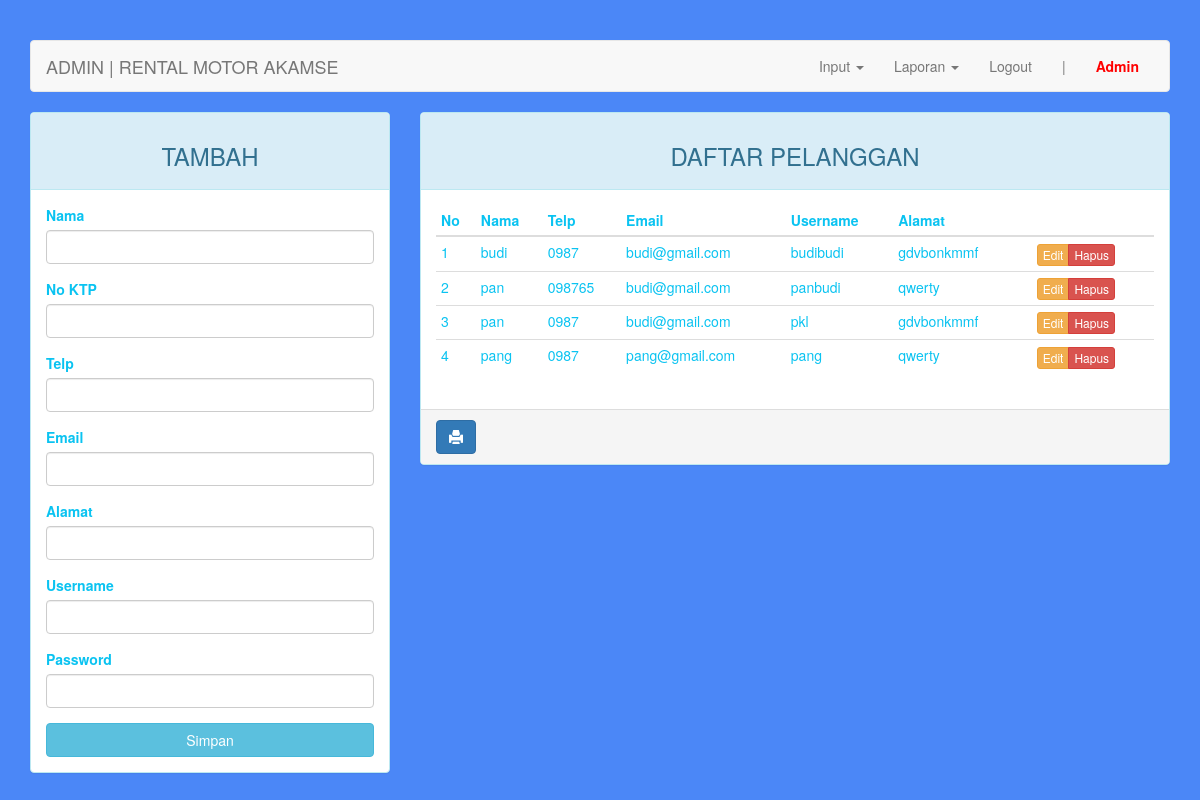
The page /admin/index.php?page=pelanggan (signed in) on the database its author committed.
### tables this page shows
CREATE TABLE `pelanggan` (
  `id_pelanggan` int(11) NOT NULL,
  `no_ktp` char(16) NOT NULL,
  `nama` varchar(30) NOT NULL,
  `email` varchar(30) NOT NULL,
  `no_telp` char(12) NOT NULL,
  `alamat` varchar(50) DEFAULT NULL,
  `username` varchar(10) NOT NULL,
  `password` varchar(32) NOT NULL
);

### admin/page/pelanggan.php (the view, shortened to what this page needs)
<?php
$update = (isset($_GET['action']) AND $_GET['action'] == 'update') ? true : false;
?>
<div class="row">
<div class="col-md-4 hidden-print">
	    <div class="panel panel-<?= ($update) ? "warning" : "info" ?>">
	        <div class="panel-heading"><h3 class="text-center"><?= ($update) ? "EDIT" : "TAMBAH" ?></h3></div>
	        <div class="panel-body">
	            <form action="<?=$_SERVER['REQUEST_URI']?>" method="POST">
	                <div class="form-group">
	                    <label for="nama">Nama</label>
	                    <input type="text" name="nama" class="form-control" <?= (!$update) ?: 'value="'.$row["nama"].'"' ?>>
	                </div>
	                <div class="form-group">
	                    <label for="nama">No KTP</label>
	                    <input type="text" name="no_ktp" class="form-control" <?= (!$update) ?: 'value="'.$row["no_ktp"].'"' ?>>
	                </div>
	                <div class="form-group">
	                    <label for="no_telp">Telp</label>
	                    <input type="text" name="no_telp" class="form-control" <?= (!$update) ?: 'value="'.$row["no_telp"].'"' ?>>
	                </div>
	                <div class="form-group">
	                    <label for="email">Email</label>
	                    <input type="text" name="email" class="form-control" <?= (!$update) ?: 'value="'.$row["email"].'"' ?>>
	                </div>
	                <div class="form-group">
	                    <label for="alamat">Alamat</label>
	                    <input type="text" name="alamat" class="form-control" <?= (!$update) ?: 'value="'.$row["alamat"].'"' ?>>
	                </div>
	                <div class="form-group">
	                    <label for="username">Username</label>
	                    <input type="text" name="username" class="form-control" <?= (!$update) ?: 'value="'.$row["username"].'"' ?>>
	                </div>
	                <div class="form-group">
	                    <label for="password">Password</label>
	                    <input type="password" name="password" class="form-control">
	                </div>
	                <button type="submit" class="btn btn-<?= ($update) ? "warning" : "info" ?> btn-block">Simpan</button>
	            </form>
	        </div>
	    </div>
	</div>
	<div class="col-md-8">
	    <div class="panel panel-info">
	        <div class="panel-heading"><h3 class="text-center">DAFTAR PELANGGAN</h3></div>
	        <div class="panel-body">
	            <table class="table table-condensed">
	                <thead>
	                    <tr>
	                        <th>No</th>
	                        <th>Nama</th>
	                        <th>Telp</th>
	                        <th>Email</th>
	                        <th>Username</th>
	                        <th>Alamat</th>
	                        <th></th>
	                        <th class="hidden-print"></th>
	                    </tr>
	                </thead>
	                <tbody>
	                    <?php $no = 1; ?>
	                    <?php if ($query = $connection->query("SELECT * FROM pelanggan")): ?>
	                        <?php while($row = $query->fetch_assoc()): ?>
	                        <tr>
	                            <td><?=$no++?></td>
															<td><?=$row['nama']?></td>
															<td><?=$row['no_telp']?></td>
															<td><?=$row['email']?></td>
															<td><?=$row['username']?></td>
															<td><?=$row['alamat']?></td>
	                            <td>
	                            <td class="hidden-print">
	                                <div class="btn-group">
	                                    <a href="?page=pelanggan&action=update&key=<?=$row['id_pelanggan']?>" class="btn btn-warning btn-xs">Edit</a>
	                                    <a href="?page=pelanggan&action=delete&key=<?=$row['id_pelanggan']?>" class="btn btn-danger btn-xs">Hapus</a>
	                                </div>
	                            </td>
	                        </tr>
	                        <?php endwhile ?>
	                    <?php endif ?>
	                </tbody>
	            </table>
	        </div>
	        	<div class="panel-footer hidden-print">
			        <a onClick="window.print();return false" class="btn btn-primary"><i class="glyphicon glyphicon-print"></i></a>
			    </div>
	    </div>
	</div>
</div>

### admin/index.php (style rules this page uses)
body { margin-top: 40px; }

### rows shown on the page
pelanggan: nama "budi", no_telp "0987", email "budi@gmail.com", username "budibudi", alamat "gdvbonkmmf"
pelanggan: nama "pan", no_telp "098765", email "budi@gmail.com", username "panbudi", alamat "qwerty"
pelanggan: nama "pan", no_telp "0987", email "budi@gmail.com", username "pkl", alamat "gdvbonkmmf"
pelanggan: nama "pang", no_telp "0987", email "pang@gmail.com", username "pang", alamat "qwerty"

### other values the page prints
$_SESSION["admin"]["username"] "Admin"
